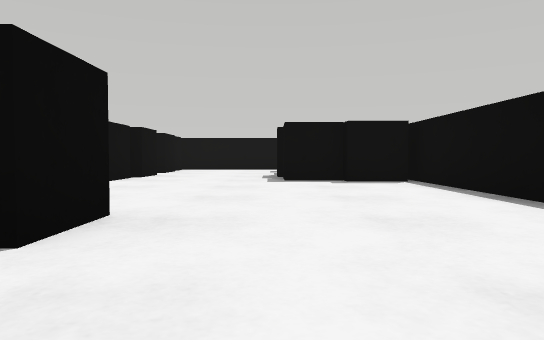
View 1 (above)

21 first-person views from a walk through a Webots world. The camera is 0.04 m above the floor, tilts 2° down and sees 70° across. The floor is counted in squares, 0.1 m on a side. Each view is taken from the middle of a square. On the plan, view 1 faces up. The plan holds only what a view shows up to about 9 squares ahead; the rest is blank. Robots are left out.

View 2
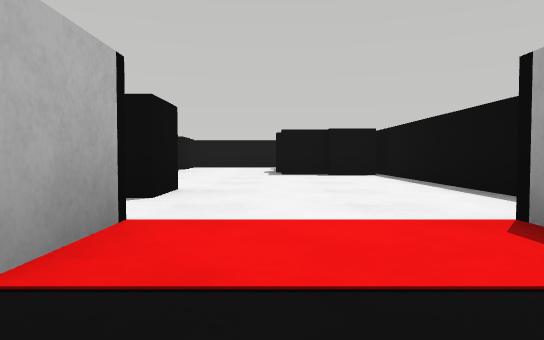

View 3
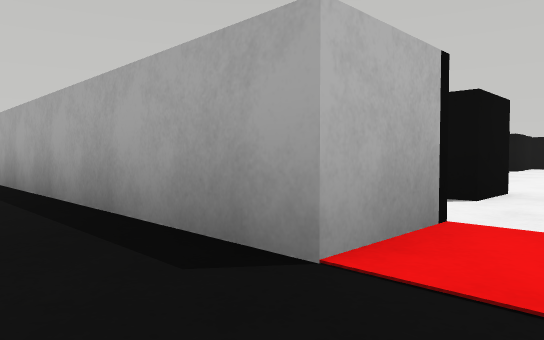

View 4
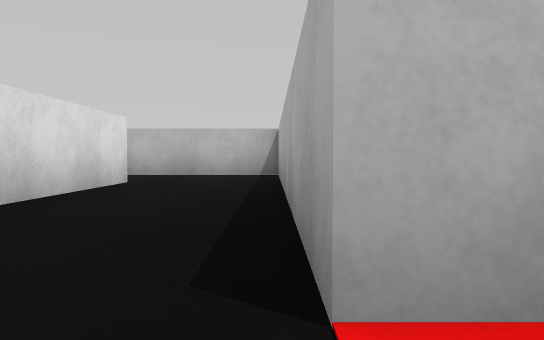

View 5
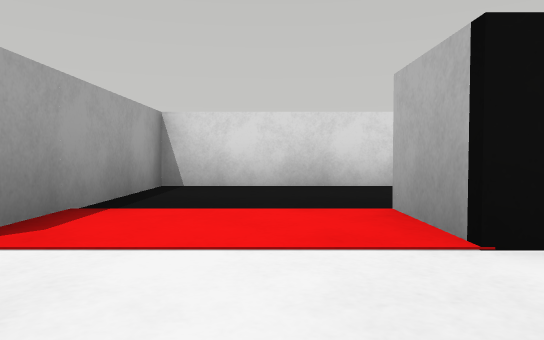

View 6
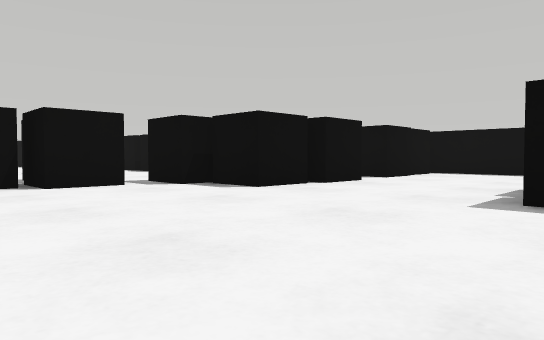

View 7
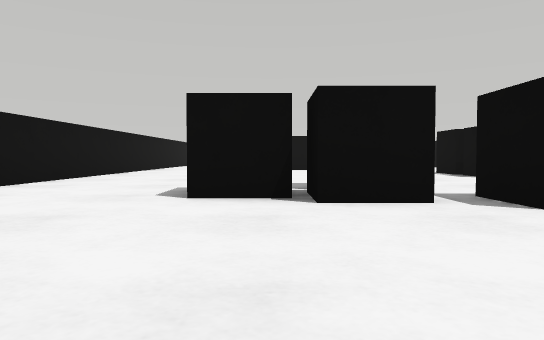

View 8
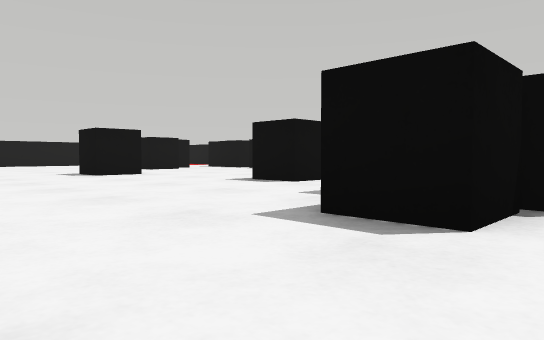

View 9
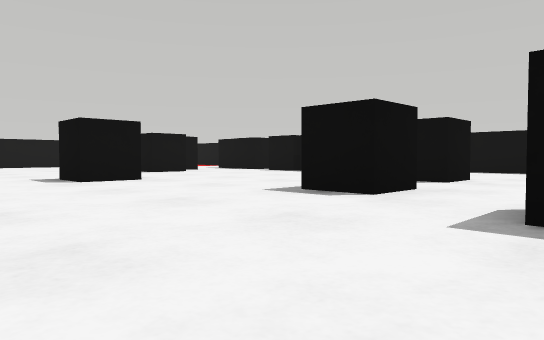

View 10
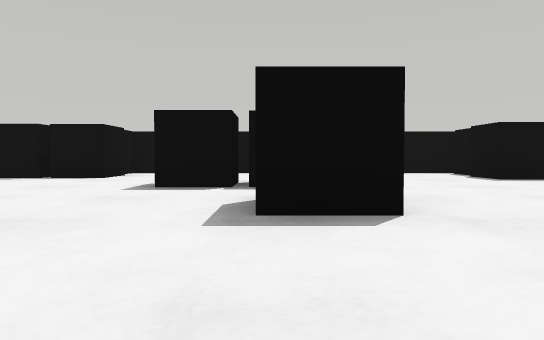

View 11
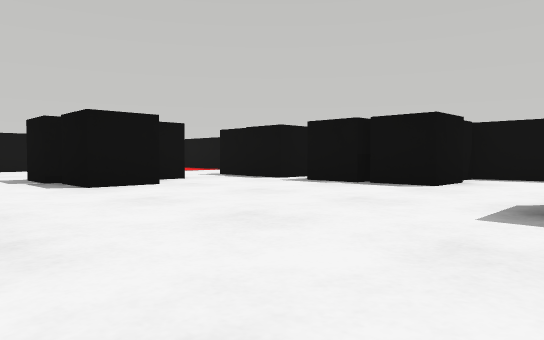

View 12
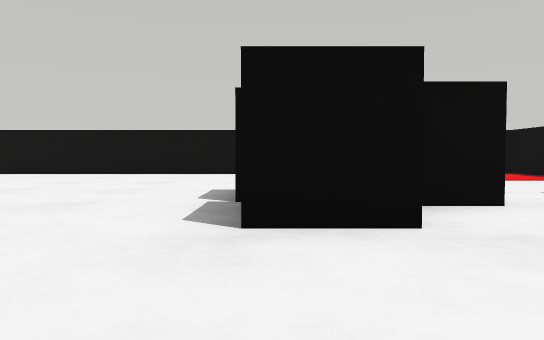

View 13
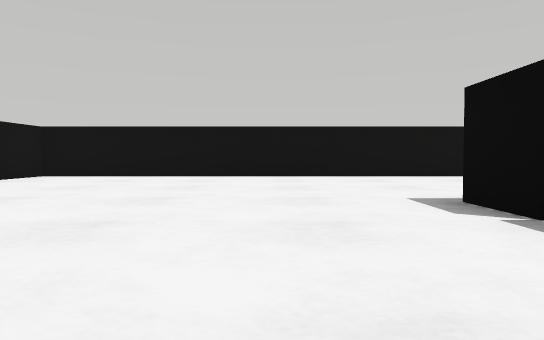

View 14
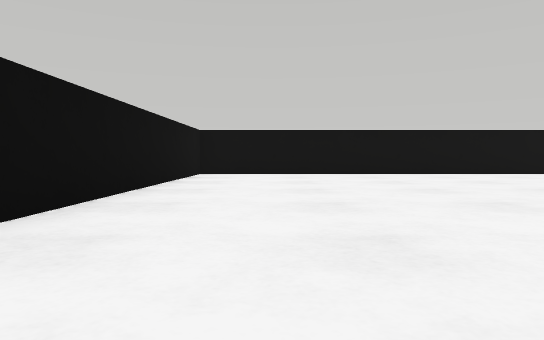

View 15
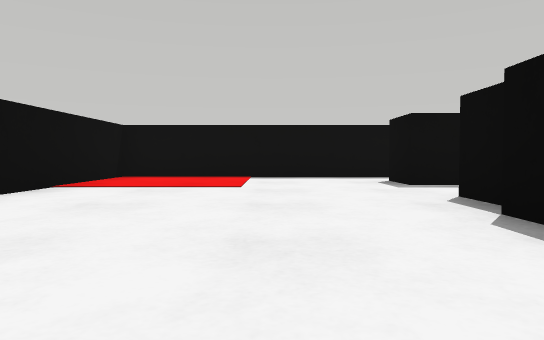

View 16
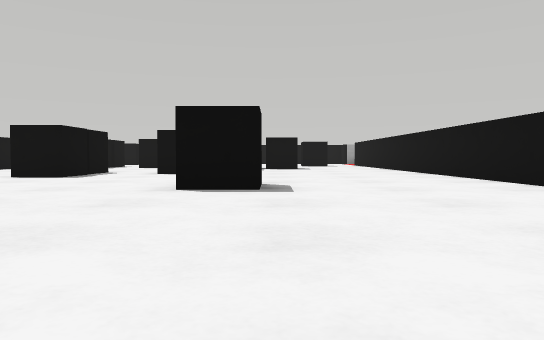

View 17
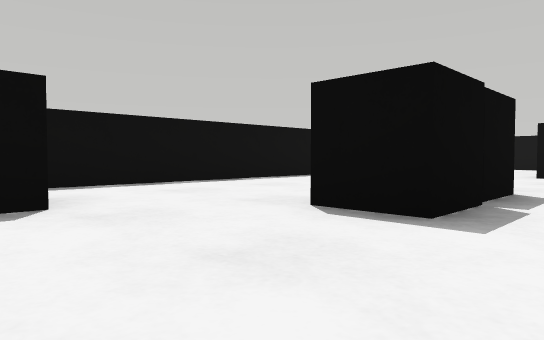

View 18
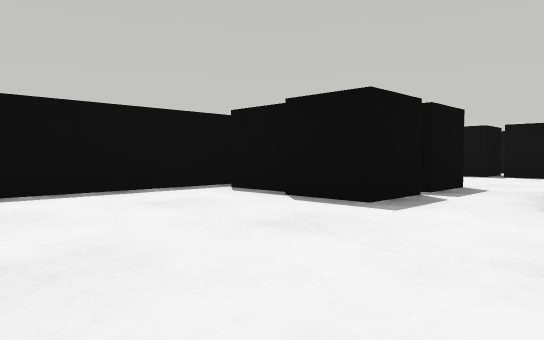

View 19
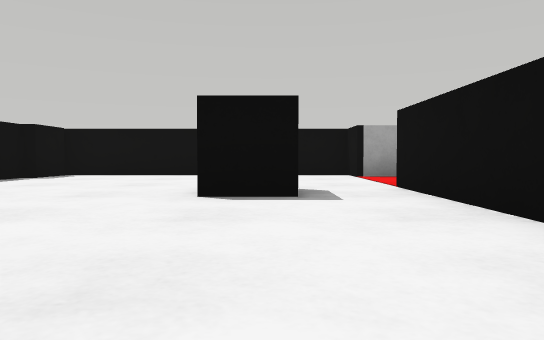

View 20
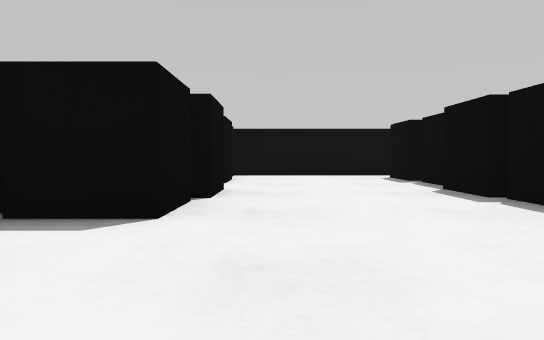

View 21
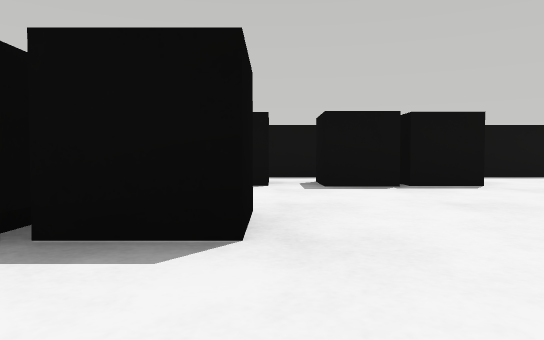

### Floor plan
Points are (right, up) in squares from view 1. A wall is a line through its corners. A room is listed if a view was taken in it or the views show most of it. See-through windows are left out.
Room 1 (views 1, 2, 3, 4)
walls: (-0.9, 0.4) (-0.9, -0.9) (-7.6, -0.9); (-6.1, -3.2) (1.5, -3.2) (1.5, 0.4); (-8.4, -0.8) (-8.4, -2.5)
ways out: opening at (0.5, -0.5) to room 2; opening at (-7, -3)
Room 2 (views 5, 6, 7, 8, 9, 10, 11, 12, 13, 14, 15, 16, 17, 18, 19, 20, 21)
walls: (-14.1, 12.4) (-15.1, 12.4); (-12.9, 0.4) (-6.1, 0.4); (-4.4, 12.4) (-12.5, 12.4); (-16.8, 12.4) (-21.8, 12.4) (-21.8, 0.4) (-15.2, 0.4); (-3.8, 0.4) (-0.9, 0.4); (0.6, 12.4) (-2.9, 12.4); (1.5, 0.4) (2.4, 0.4) (2.4, 6.5)
ways out: opening at (0.5, -0.5) to room 1
objects: black box (-17, 7) to (-16, 7); black box (-17, 8) to (-16, 9); black box (-17, 11) to (-16, 11); black box (-15, 7); black box (-15, 11); black box (-14, 10) to (-14, 11); black box (-13, 4) to (-13, 5); black box (-13, 11) to (-12, 11); black box (-13, 12); black box (-10, 8) to (-10, 9); black box (-9, 6) to (-8, 6); black box (-9, 8) to (-9, 9); black box (-6, 5); black box (-5, 3); black box (-5, 4) to (-5, 5); black box (-5, 6) to (-4, 7); black box (-5, 10) to (-4, 10); black box (-5, 11) to (-4, 12); black box (-4, 7) to (-3, 7); black box (-4, 8); black box (-3, 8); black box (-3, 10); black box (-3, 11) to (-3, 12); black box (-2, 2) to (-1, 2); black box (0, 7); black box (0, 8) to (1, 8); black box (1, 7) to (2, 7); black box (1, 9); black box (1, 10) to (1, 11)

Where each view was taken, in squares from view 1:
view 1: 0 up, 0 right, facing up
view 2: 2 down, 0 right, facing up
view 3: 2 down, 0 right, facing up-left
view 4: 1 down, 0 right, facing left
view 5: 2 up, 0 right, facing down
view 6: 3 up, 1 right, facing up-left
view 7: 4 up, 1 left, facing left
view 8: 1 up, 4 left, facing up-left
view 9: 2 up, 6 left, facing up-left
view 10: 3 up, 9 left, facing up
view 11: 5 up, 10 left, facing up-left
view 12: 7 up, 13 left, facing left
view 13: 5 up, 14 left, facing left
view 14: 2 up, 13 left, facing left
view 15: 5 up, 19 left, facing up
view 16: 4 up, 18 left, facing right
view 17: 7 up, 13 left, facing up-right
view 18: 8 up, 8 left, facing up-right
view 19: 2 up, 6 left, facing right
view 20: 4 up, 2 left, facing up
view 21: 5 up, 15 left, facing up
